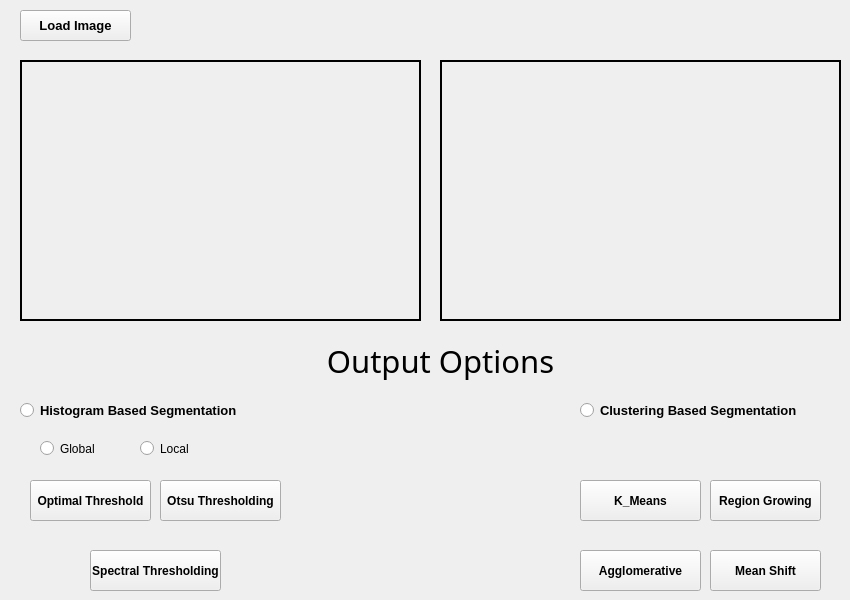
      <widget class="QWidget" name="tab_7">
       <attribute name="title">
        <string>Segmentation</string>
       </attribute>
       <widget class="QLabel" name="seg_img1">
        <property name="geometry">
         <rect>
          <x>20</x>
          <y>60</y>
          <width>401</width>
          <height>261</height>
         </rect>
        </property>
        <property name="frameShape">
         <enum>QFrame::WinPanel</enum>
        </property>
        <property name="text">
         <string/>
        </property>
        <property name="scaledContents">
         <bool>true</bool>
        </property>
       </widget>
       <widget class="QLabel" name="seg_img2">
        <property name="geometry">
         <rect>
          <x>440</x>
          <y>60</y>
          <width>401</width>
          <height>261</height>
         </rect>
        </property>
        <property name="frameShape">
         <enum>QFrame::WinPanel</enum>
        </property>
        <property name="text">
         <string/>
        </property>
        <property name="scaledContents">
         <bool>true</bool>
        </property>
       </widget>
       <widget class="QPushButton" name="seg_img_load">
        <property name="geometry">
         <rect>
          <x>20</x>
          <y>10</y>
          <width>111</width>
          <height>31</height>
         </rect>
        </property>
        <property name="font">
         <font>
          <pointsize>10</pointsize>
          <weight>75</weight>
          <bold>true</bold>
         </font>
        </property>
        <property name="text">
         <string>Load Image</string>
        </property>
       </widget>
       <widget class="QRadioButton" name="H_based">
        <property name="geometry">
         <rect>
          <x>20</x>
          <y>390</y>
          <width>231</width>
          <height>41</height>
         </rect>
        </property>
        <property name="font">
         <font>
          <pointsize>10</pointsize>
          <weight>75</weight>
          <bold>true</bold>
         </font>
        </property>
        <property name="text">
         <string>Histogram Based Segmentation</string>
        </property>
       </widget>
       <widget class="QRadioButton" name="C_based">
        <property name="geometry">
         <rect>
          <x>580</x>
          <y>390</y>
          <width>231</width>
          <height>41</height>
         </rect>
        </property>
        <property name="font">
         <font>
          <pointsize>10</pointsize>
          <weight>75</weight>
          <bold>true</bold>
         </font>
        </property>
        <property name="text">
         <string>Clustering Based Segmentation</string>
        </property>
       </widget>
       <widget class="QPushButton" name="optimal">
        <property name="geometry">
         <rect>
          <x>30</x>
          <y>480</y>
          <width>121</width>
          <height>41</height>
         </rect>
        </property>
        <property name="font">
         <font>
          <weight>75</weight>
          <bold>true</bold>
         </font>
        </property>
        <property name="text">
         <string>Optimal Threshold</string>
        </property>
       </widget>
       <widget class="QPushButton" name="otsu">
        <property name="geometry">
         <rect>
          <x>160</x>
          <y>480</y>
          <width>121</width>
          <height>41</height>
         </rect>
        </property>
        <property name="font">
         <font>
          <weight>75</weight>
          <bold>true</bold>
         </font>
        </property>
        <property name="text">
         <string>Otsu Thresholding</string>
        </property>
       </widget>
       <widget class="QPushButton" name="spectral">
        <property name="geometry">
         <rect>
          <x>90</x>
          <y>550</y>
          <width>131</width>
          <height>41</height>
         </rect>
        </property>
        <property name="font">
         <font>
          <weight>75</weight>
          <bold>true</bold>
         </font>
        </property>
        <property name="text">
         <string>Spectral Thresholding</string>
        </property>
       </widget>
       <widget class="QPushButton" name="kmean">
        <property name="geometry">
         <rect>
          <x>580</x>
          <y>480</y>
          <width>121</width>
          <height>41</height>
         </rect>
        </property>
        <property name="font">
         <font>
          <weight>75</weight>
          <bold>true</bold>
         </font>
        </property>
        <property name="text">
         <string>K_Means</string>
        </property>
       </widget>
       <widget class="QPushButton" name="region_g">
        <property name="geometry">
         <rect>
          <x>710</x>
          <y>480</y>
          <width>111</width>
          <height>41</height>
         </rect>
        </property>
        <property name="font">
         <font>
          <weight>75</weight>
          <bold>true</bold>
         </font>
        </property>
        <property name="text">
         <string>Region Growing</string>
        </property>
       </widget>
       <widget class="QPushButton" name="agglomerative">
        <property name="geometry">
         <rect>
          <x>580</x>
          <y>550</y>
          <width>121</width>
          <height>41</height>
         </rect>
        </property>
        <property name="font">
         <font>
          <weight>75</weight>
          <bold>true</bold>
         </font>
        </property>
        <property name="text">
         <string>Agglomerative</string>
        </property>
       </widget>
       <widget class="QPushButton" name="mean_sh">
        <property name="geometry">
         <rect>
          <x>710</x>
          <y>550</y>
          <width>111</width>
          <height>41</height>
         </rect>
        </property>
        <property name="font">
         <font>
          <weight>75</weight>
          <bold>true</bold>
         </font>
        </property>
        <property name="text">
         <string>Mean Shift</string>
        </property>
       </widget>
       <widget class="QLabel" name="label_29">
        <property name="geometry">
         <rect>
          <x>260</x>
          <y>340</y>
          <width>361</width>
          <height>41</height>
         </rect>
        </property>
        <property name="font">
         <font>
          <family>Script MT Bold</family>
          <pointsize>23</pointsize>
          <weight>9</weight>
          <italic>false</italic>
          <bold>false</bold>
         </font>
        </property>
        <property name="styleSheet">
         <string notr="true">font: 75 23pt &quot;Script MT Bold&quot;;</string>
        </property>
        <property name="text">
         <string>Output Options</string>
        </property>
        <property name="alignment">
         <set>Qt::AlignCenter</set>
        </property>
       </widget>
       <widget class="QLabel" name="seg_label">
        <property name="geometry">
         <rect>
          <x>500</x>
          <y>9</y>
          <width>291</width>
          <height>31</height>
         </rect>
        </property>
        <property name="font">
         <font>
          <pointsize>9</pointsize>
          <weight>75</weight>
          <bold>true</bold>
         </font>
        </property>
        <property name="text">
         <string/>
        </property>
        <property name="alignment">
         <set>Qt::AlignCenter</set>
        </property>
       </widget>
       <widget class="QRadioButton" name="rad_g">
        <property name="geometry">
         <rect>
          <x>40</x>
          <y>440</y>
          <width>82</width>
          <height>17</height>
         </rect>
        </property>
        <property name="text">
         <string>Global</string>
        </property>
       </widget>
       <widget class="QRadioButton" name="rad_l">
        <property name="geometry">
         <rect>
          <x>140</x>
          <y>440</y>
          <width>82</width>
          <height>17</height>
         </rect>
        </property>
        <property name="text">
         <string>Local</string>
        </property>
       </widget>
      </widget>
